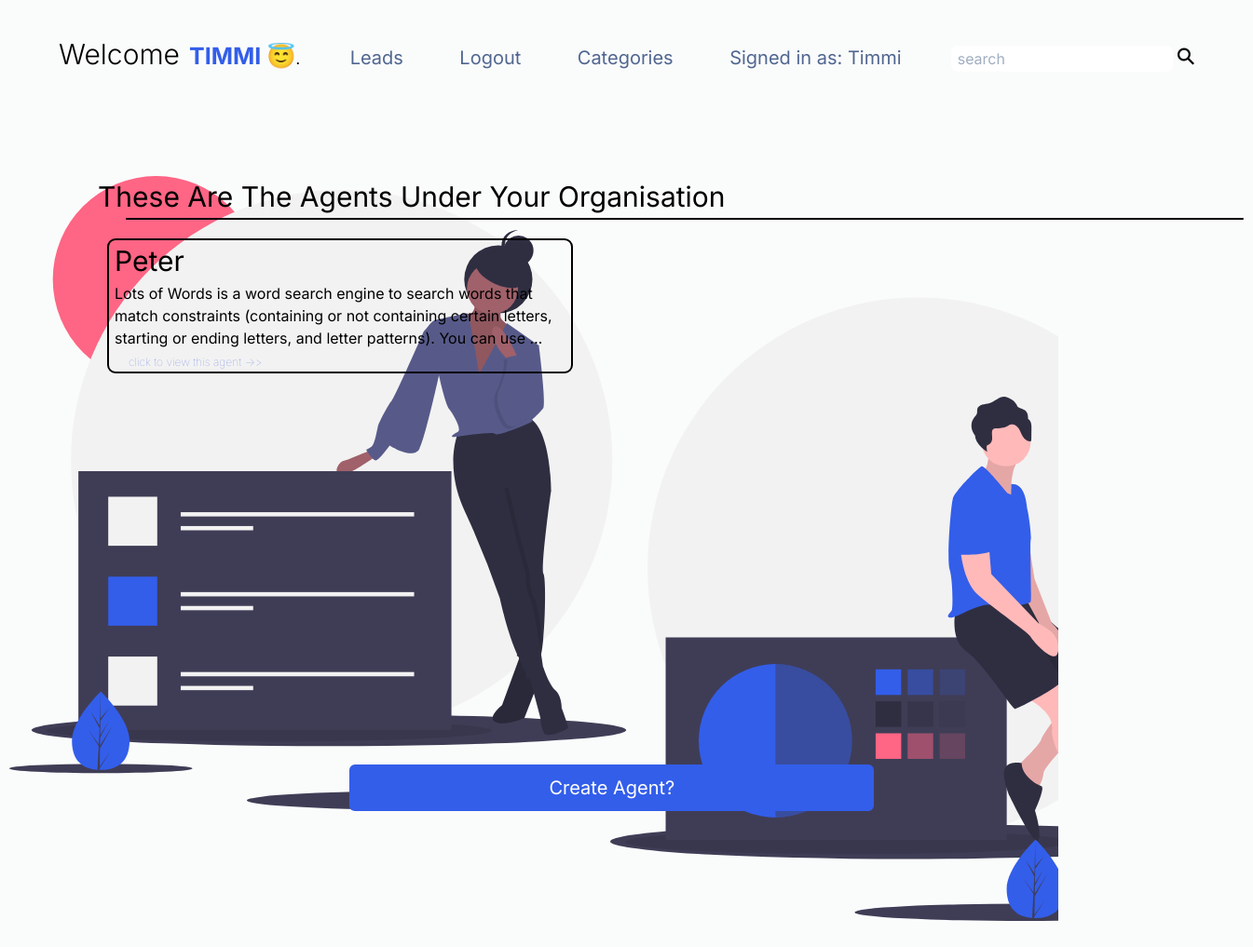
The app's page /agentlist/ (signed in), older data.
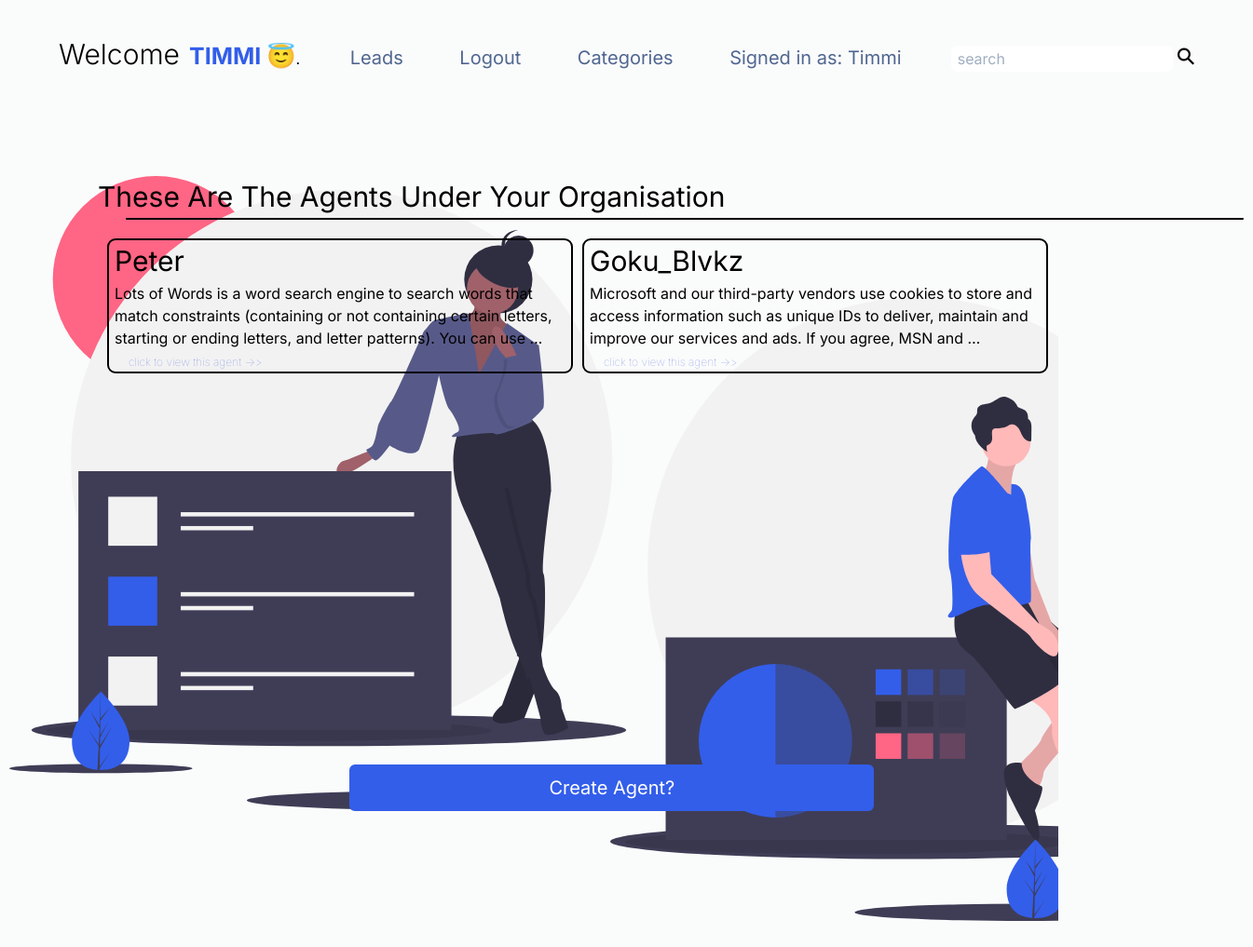
The same page, newer data.
### CRMapp/models.py (models this page shows, shortened)
class Agent(models.Model):
    user = models.OneToOneField("User", on_delete=models.CASCADE)
    organisation = models.ForeignKey("Auto", on_delete=models.CASCADE)

class User(AbstractUser):
    pass
    is_organisor = models.BooleanField(default=True)
    is_agent = models.BooleanField(default=False)
    agent_details = models.TextField(null = True, blank=True)

### Agentapp/views.py (the view, shortened to what this page needs)
# urls.py: path('agentlist/', Agent_list.as_view(), name='agent-list'),
class Agent_list(ManualLoginRequiredMixin, generic.ListView):
    template_name = 'agent-list.html'
    context_object_name = 'agents'
    def get_queryset(self):
        queryset = Agent.objects.filter(organisation = self.request.user.auto)
        return queryset

### CRMapp/mixins.py (called while the page is built)
    def dispatch(self, request, *args, **kwargs):
        if not request.user.is_authenticated or not request.user.is_organisor:
            return redirect('login')
        return super().dispatch(request, *args, **kwargs)

### Agentapp/templates/agent-list.html (shortened to what this page needs)
<!DOCTYPE html>
<html lang="en">
<head>
    <link href="https://unpkg.com/tailwindcss@^1.0/dist/tailwind.min.css" rel="stylesheet">
    {% load static %}
    <link rel="stylesheet" href="{% static 'styless.css' %}">
</head>
<body>
    <nav>
        <h1 class="hello">Welcome</h1>
        <span>{{request.user.username}} &#128519;</span>.
        <div class="nav-contents">
            <ul>
                <li><a href="{% url 'leads:lead-list' %}">Leads</a></li>
               <li><a href="{% url 'logout' %}">Logout</a></li>
               {% if request.user.is_organisor %}
               <li><a  href="{% url 'leads:category' %}">Categories</a></li>
               {% endif %}
               <li>Signed in as: <span style="text-transform: capitalize;">{{request.user.username}}</span></li>
            </ul>
        </div>
            <div class="search">
                <input type="search" placeholder=" search">
                <button><div class="search-icon">&#9906;</div></button>
            </div>
    </nav>
<div class="background-img">
    <div class="container">
        <p id="text-p">These are the Agents under your organisation</p>
        <div class="lead">
                {% for agent in agents %}
                <p>
                    <a class="text-3xl" style="text-transform: capitalize;" href="{% url 'agents:agent-details' agent.id %}">{{agent.user.username}}</a><br>
                    <a>
                       {{agent.user.agent_details|truncatewords:30}}
                    </a><br>
                    <span class="text"><a href="{% url 'agents:agent-details' agent.id %}">click to view this agent ->></a></span>
                </p>
                {% endfor %}
            </div>
        <div class="bottom">
            <a href="{% url 'agents:agent-create' %}"><button class="w-full text-black hover:bg-blue-500  px-3 py-2 rounded-md">Create Agent?</button></a>
        </div>
    </div>
</div>
</body>
</html>

Row changes from the older to the newer data that the page shows:
added Agent: user.username "Goku_Blvkz", user.agent_details "Microsoft and our third-party vendors use cookies to store and access information such as unique IDs to deliver, maintain and improve our services and ads. If you agree, MSN and …"
